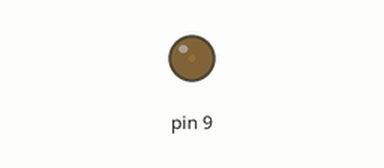
This sketch was run on a simulated Arduino Uno, built with avr-gcc and run on an emulated ATmega328P. Parts: output pins drawn as LEDs (lit = HIGH). What the sketch prints to the serial monitor is not drawn.

Above: at 0.05 s.
At 1.2 s:
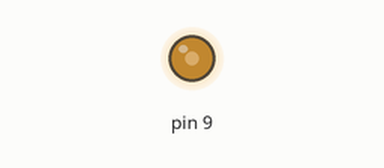
At 2.35 s:
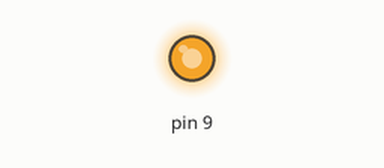
At 4.65 s:
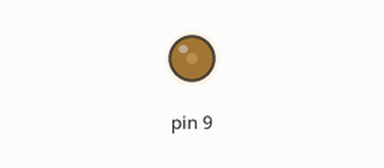
Timing chart, 0 to 6.8 s (numbered marks = the images above):
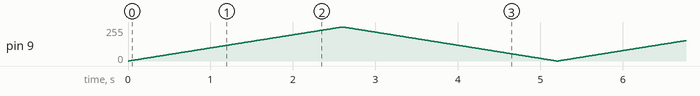

The sketch:

forFade.ino
```cpp
void setup() {
  Serial.begin(9600);
  Serial.setTimeout(10);
  pinMode(9, OUTPUT);
}

void loop() {
  for (int lightValue = 0; lightValue <= 255; lightValue++) {
    analogWrite(9, lightValue);
    Serial.println(lightValue);
    delay(10);
  }
  for (int lightValue = 255; lightValue >= 0; lightValue--) {
    analogWrite(9, lightValue);
    Serial.println(lightValue);
    delay(10);
  }
}
```
